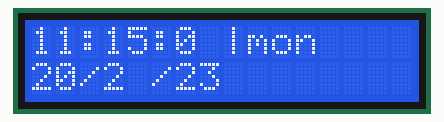
Simulated run of this sketch. Board: Arduino Mega 2560, built with avr-gcc and run on an emulated ATmega2560. Shown: 16×2 character LCD. Wiring (inferred from the names in the program): DS1307 clock at I2C address 0x68. The local clock reads 2024-03-15 10:24:30 at power-on unless the sketch sets it; what the sketch prints to the serial monitor is not drawn.

Above: at 1.2 s.
At 5.7 s:
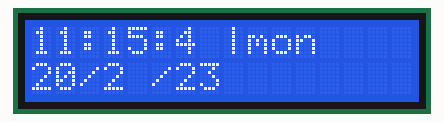
At 10.1 s:
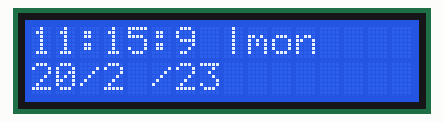
At 20.1 s:
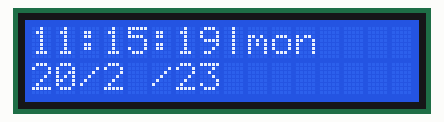
At 28.9 s:
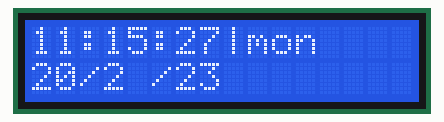
At 38.9 s:
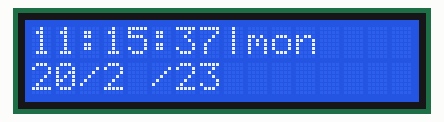

The sketch:

RTC_and_Display.ino
```cpp
#include "Wire.h"
#include<LiquidCrystal.h> // Include the LCD library

//this only works in Non RDL kit.

//LiquidCrystal lcd(02,15,13,12,14,27);      //for port3 pins. (only in port 3 it works)
LiquidCrystal lcd(16,17,19,21,22,23);        //for port2 pins.
#define DS1307_I2C_ADDRESS 0x68
// Convert normal decimal numbers to binary coded decimal
byte decToBcd(byte val){
return( (val/10*16) + (val%10) );
}
// Convert binary coded decimal to normal decimal numbers
byte bcdToDec(byte val){
return( (val/16*10) + (val%16) );
}
void setup(){
//String a="ami";
Wire.begin();
Serial.begin(9600);
delay(1000);
lcd.begin(16,2);
 // set the initial time here:
setDS1307time(00,15,11,2,20,2,23); // DS1307 seconds, minutes, hours, day, date, month,

 //delay(1000);
}
void setDS1307time(byte second, byte minute, byte hour, byte dayOfWeek, byte
dayOfMonth, byte month, byte year){
// sets time and date data to DS1307
Wire.beginTransmission(DS1307_I2C_ADDRESS);
Wire.write(0); // set next input to start at the seconds register
Wire.write(decToBcd(second)); // set seconds
Wire.write(decToBcd(minute)); // set minutes
Wire.write(decToBcd(hour)); // set hours
Wire.write(decToBcd(dayOfWeek)); // set day of week (1=Sunday, 7=Saturday)
Wire.write(decToBcd(dayOfMonth)); // set date (1 to 31)
Wire.write(decToBcd(month)); // set month
Wire.write(decToBcd(year)); // set year (0 to 99)
Wire.endTransmission();
}
void readDS1307time(byte *second, byte *minute, byte *hour,byte *dayOfWeek, byte *dayOfMonth, byte *month, byte *year)
{
Wire.beginTransmission(DS1307_I2C_ADDRESS);
Wire.write(0); // set DS1307 register pointer to 00h
Wire.endTransmission();
delay(100);
Wire.requestFrom(DS1307_I2C_ADDRESS, 7);
// request seven bytes of data from DS1307 starting from register 00h
*second = bcdToDec(Wire.read() & 0x7f);
*minute = bcdToDec(Wire.read());
*hour = bcdToDec(Wire.read() & 0x3f);
*dayOfWeek = bcdToDec(Wire.read());
*dayOfMonth = bcdToDec(Wire.read());
*month = bcdToDec(Wire.read());
*year = bcdToDec(Wire.read());
 Wire.endTransmission();
}
void displayTime(){
byte second, minute, hour, dayOfWeek, dayOfMonth, month, year;
// retrieve data from DS1307
//updated by amith
readDS1307time(&second, &minute, &hour, &dayOfWeek, &dayOfMonth, &month,
&year);
// send it to the serial monitor
Serial.print(hour, DEC);
lcd.setCursor(0,0);

lcd.print(hour,DEC);

// convert the byte variable to a decimal number when displayed
Serial.print(":");
if (minute<10){
 Serial.print("0");
}
Serial.print(minute, DEC);
lcd.setCursor(2,0);
lcd.print(":");
lcd.setCursor(3,0);

lcd.print(minute,DEC);

Serial.print(":");
if (second<10){
 Serial.print("0");
}
Serial.print(second, DEC);
Serial.print(" ");

lcd.setCursor(5,0);
lcd.print(":");
lcd.setCursor(6,0);

lcd.print(second,DEC);
lcd.setCursor(8,0);
lcd.print("|");
Serial.print(dayOfMonth, DEC);
lcd.setCursor(0,1);
lcd.print(dayOfMonth, DEC);
Serial.print("/");
Serial.print(month, DEC);
lcd.setCursor(2,1);
lcd.print("/");
lcd.setCursor(3,1);

lcd.print(month,DEC);
Serial.print("/");
Serial.print(year, DEC);
lcd.setCursor(5,1);
lcd.print("/");
lcd.setCursor(6,1);

lcd.print(year,DEC);
Serial.print(" Day of week: ");
switch(dayOfWeek){
case 1:
 Serial.println("Sunday");
 lcd.setCursor(9,0);
 lcd.print("Sunday");
 break;
case 2:
 Serial.println("Monday");
  lcd.setCursor(9,0);
 lcd.print("mon");
 break;
case 3:
 Serial.println("Tuesday");
  lcd.setCursor(9,0);
 lcd.print("tue");
 break;
case 4:
 Serial.println("Wednesday");
  lcd.setCursor(9,0);
 lcd.print("wed");
 break;
case 5:
 Serial.println("Thursday");
  lcd.setCursor(9,0);
 lcd.print("thu");
 break;
case 6:
 Serial.println("Friday");
  lcd.setCursor(9,0);
 lcd.print("fri");
 break;
case 7:
 Serial.println("Saturday");
  lcd.setCursor(9,0);
 lcd.print("Sat");
 break;
}
}
void loop(){
// String a="ami";
displayTime(); // display the real-time clock data on the Serial Monitor,
delay(1000); // every second
//lcd.setCursor(0,1);
//lcd.print(b);
lcd.clear();
}
```

Measured:
- what the display in image 0 shows lasts 1.0 s, from 1.2 s to 2.2 s
